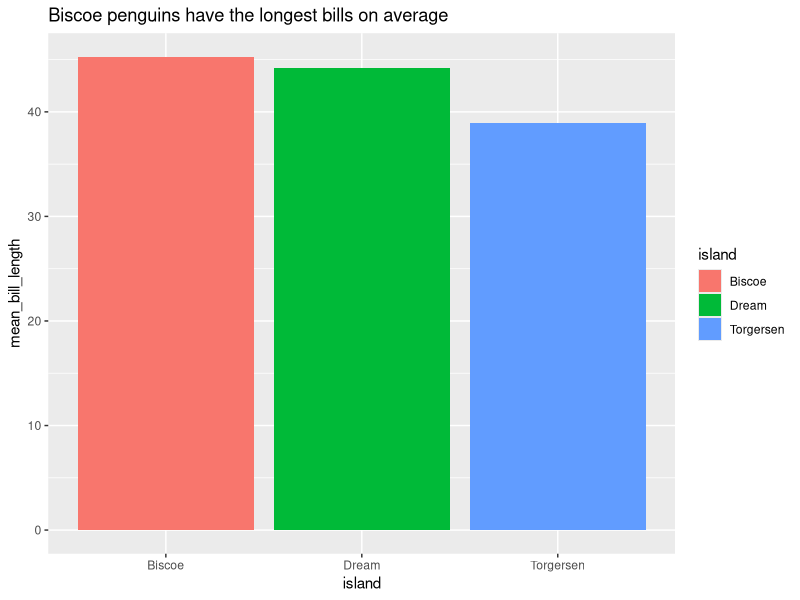
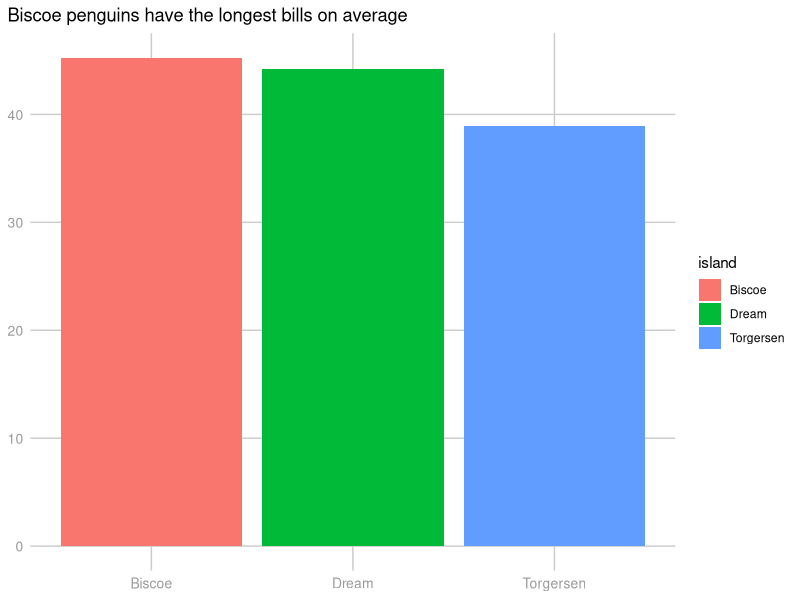

The R source for these figures, in order:
library(tidyverse)
library(ggtext)
library(palmerpenguins)


theme_dk <- function(show_gridlines = FALSE, show_axis_text = TRUE) {
  basic_theme <-
    theme_minimal() +
    theme(
      axis.title = element_blank(),
      plot.title = element_markdown(),
      plot.title.position = "plot",
      panel.grid = element_blank(),
      axis.text = element_text(color = "grey60", size = 10)
    )

  if (show_gridlines == TRUE) {
    basic_theme <-
      basic_theme +
      theme(
        panel.grid.major = element_line(color = "grey80")
      )
  }
  
  if (show_axis_text == FALSE) {
    basic_theme <-
      basic_theme +
      theme(
        axis.text = element_blank()
      )
  }

  basic_theme
}

theme_dk_v2 <- function(plot_type) {
  basic_theme <-
    theme_minimal() +
    theme(
      axis.title = element_blank(),
      plot.title = element_markdown(),
      plot.title.position = "plot",
      panel.grid = element_blank(),
      axis.text = element_text(color = "grey60", size = 10)
    )
  
  if (plot_type == "horizontal bar chart") {
    basic_theme <-
      basic_theme +
      theme(
        axis.text = element_blank()
      )
  }
  
  if (plot_type == "map") {
    basic_theme <-
      basic_theme +
      theme(
        axis.text = element_blank()
      )
  }

  
  basic_theme
}

penguin_bar_chart <-
  penguins |>
  group_by(island) |>
  summarize(mean_bill_length = mean(bill_length_mm, na.rm = TRUE)) |>
  ggplot(
    aes(
      x = island,
      y = mean_bill_length,
      label = island,
      fill = island
    )
  ) +
  geom_col() +
  labs(title = "Biscoe penguins have the longest bills on average")

penguin_bar_chart

penguin_bar_chart +
  theme_dk(show_gridlines = TRUE)
